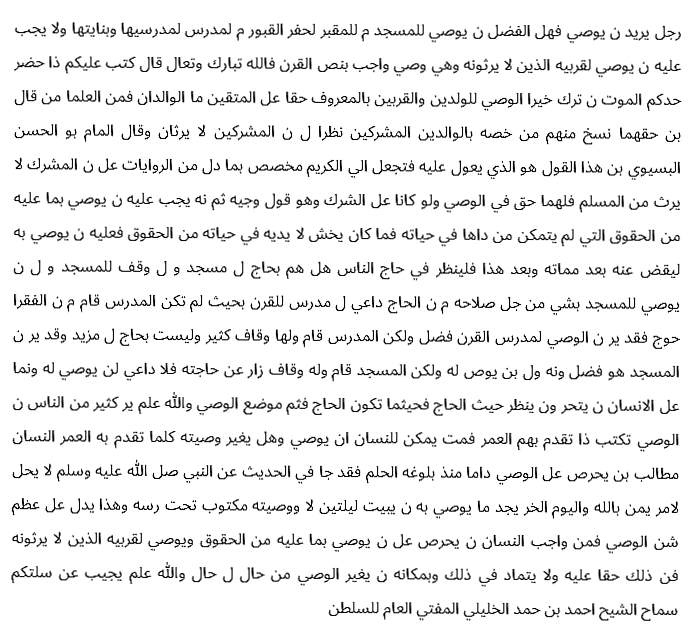
#> input picture original_word.png, 693 x 638 px
$ python -i preprocess.py   (imports and definitions only)
#> lines starting #> are read from the running program, lines starting #| are printed output that depends on the picture


import cv2
import numpy as np
import copy

def read_image(image_name):
#> called with image_name = 'original_word.png'
    image = cv2.imread(image_name)
#> image is the input picture: shape (638, 693, 3); min 0, max 255, mean 238.4
    return image

def binarize(image):
    image_gray = cv2.cvtColor(image,cv2.COLOR_BGR2GRAY)
    image_gray = cv2.bitwise_not(image_gray)
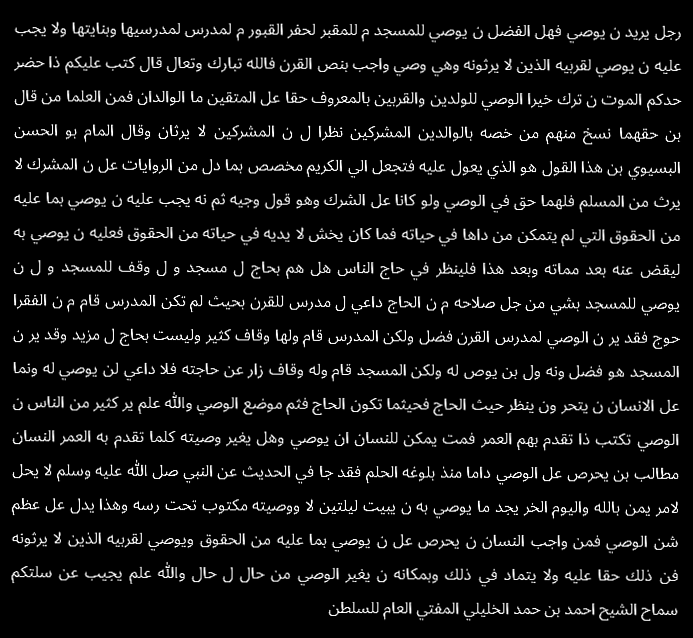
#> image_gray: shape (638, 693); min 0, max 255, mean 16.6
    image_thresholded = cv2.threshold(image_gray, 0, 255, cv2.THRESH_BINARY| cv2.THRESH_OTSU)[1]
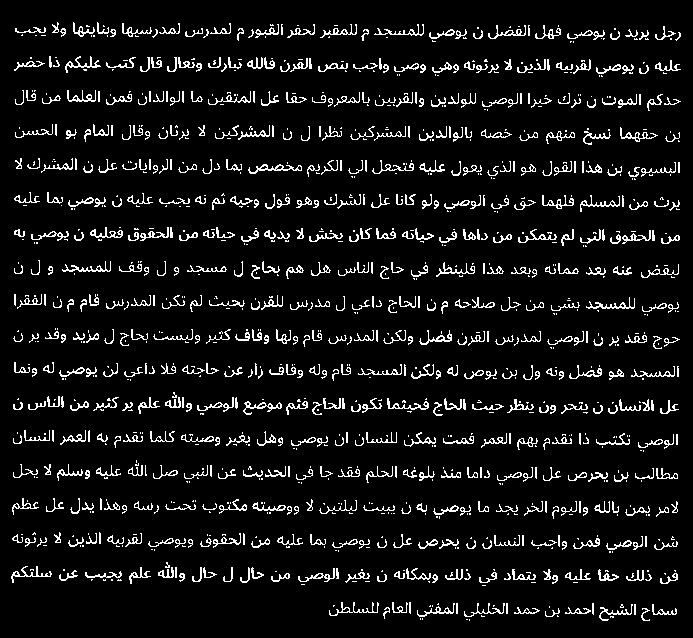
#> image_thresholded: shape (638, 693); 7.7% white in thin lines or dots
    return image_thresholded

#TODO: Add some function for noise removal.

def fix_skew(image,image_not_bin):
    coords = np.column_stack(np.where(image > 0))
#> coords = 34036 pairs, first value 22 to 620, second value 11 to 680
    angle  = cv2.minAreaRect(coords)[-1]
#> angle = -0.352

    if angle < -45:
        angle = - (90 + angle)
    else:
        angle = - angle
#> angle = 0.352

    (h,w) = image.shape[:2]
#> h = 638; w = 693
    center = ( w//2 , h//2)
#> center = (346, 319)
    M = cv2.getRotationMatrix2D(center, angle, 1.0)
#> M = [[1, 0.00613, -1.95], [-0.00613, 1, 2.13]]
    rotated = cv2.warpAffine(image, M, (w,h), flags=cv2.INTER_CUBIC, borderMode= cv2.BORDER_REPLICATE)
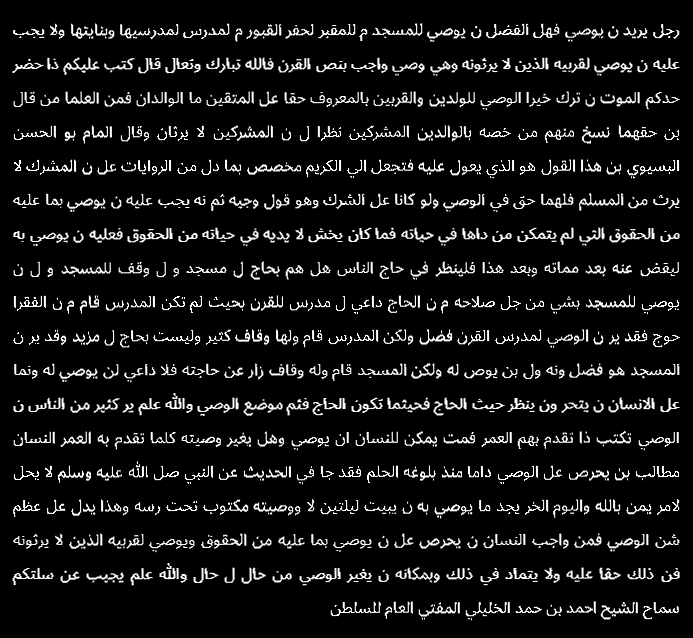
#> rotated: shape (638, 693); min 0, max 255, mean 20.2
    rotated_not_bin = cv2.warpAffine(image_not_bin, M, (w,h), flags=cv2.INTER_CUBIC, borderMode= cv2.BORDER_REPLICATE)
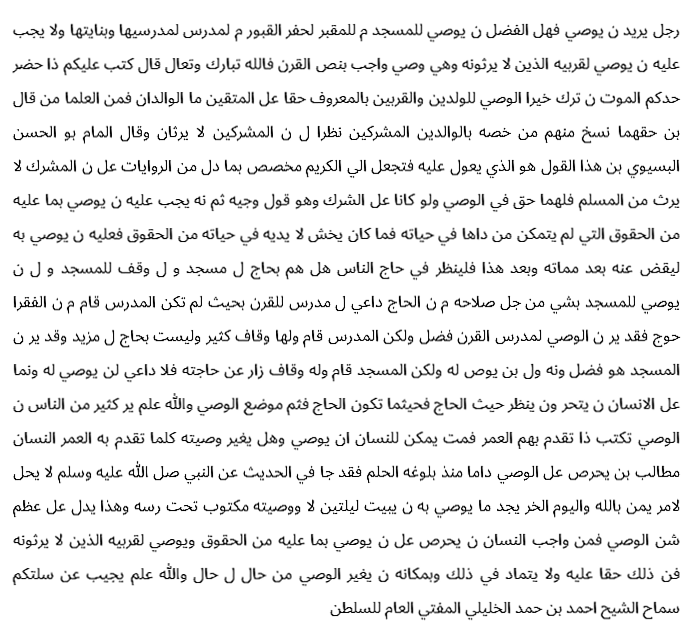
#> rotated_not_bin: shape (638, 693, 3); min 0, max 255, mean 237.9
    return rotated,rotated_not_bin


# folder = "./images/"

# PIPELINE : read -> binarize -> fix_skew -> segment lines -> segment words.


def preproc(image_path):
    img = read_image(image_path)
    binarized_img = binarize(img)
    skew_fixed,skew_fixed_not_bin = fix_skew(binarized_img,img)
    #add here any other preprocessing steps
    return skew_fixed, skew_fixed_not_bin

>>> result = preproc('original_word.png')
